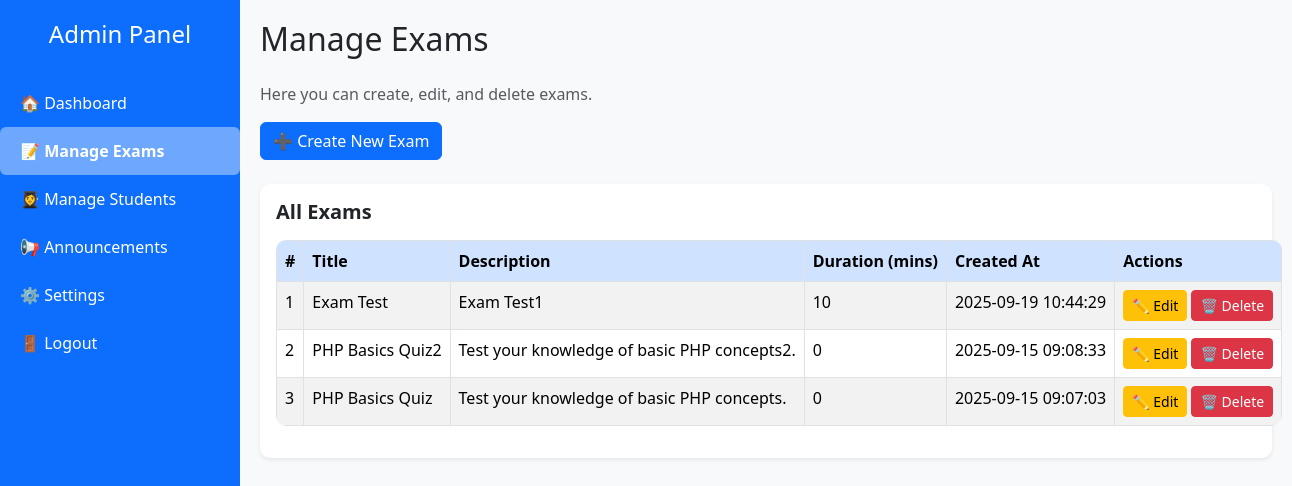
The page /admin/manage_exams.php (signed in) on the database its author committed.
### tables this page shows
CREATE TABLE IF NOT EXISTS `exams` (
  `id` int NOT NULL AUTO_INCREMENT,
  `title` varchar(255) NOT NULL,
  `description` text,
  `duration` int NOT NULL,
  `created_at` timestamp NULL DEFAULT CURRENT_TIMESTAMP,
  PRIMARY KEY (`id`)
);

### public/admin/manage_exams.php (the view, shortened to what this page needs)
<?php
$db = Database::getInstance()->getConnection();
$stmt = $db->query("SELECT id, title, description, duration, created_at FROM exams ORDER BY created_at DESC");
$exams = $stmt->fetchAll(PDO::FETCH_ASSOC);
?>
<!DOCTYPE html>
<html lang="en">
<head>
    <link href="https://cdn.jsdelivr.net/npm/bootstrap@5.3.3/dist/css/bootstrap.min.css" rel="stylesheet">
    <link href="../../css/admin.css" rel="stylesheet">
</head>
<body>
    <?php include __DIR__ . '/../../includes/admin_sidebar.php'; ?>
    <div class="content">
        <h2 class="mb-4">Manage Exams</h2>
        <p class="text-muted">Here you can create, edit, and delete exams.</p>
        <div class="mb-4">
            <a href="create_exam.php" class="btn btn-primary">➕ Create New Exam</a>
        </div>
        <div class="card shadow-sm p-3">
            <h5 class="fw-bold mb-3">All Exams</h5>
            <table class="table table-striped">
                <thead class="table-primary">
                    <tr>
                        <th>#</th>
                        <th>Title</th>
                        <th>Description</th>
                        <th>Duration (mins)</th>
                        <th>Created At</th>
                        <th>Actions</th>
                    </tr>
                </thead>
                <tbody>
                    <?php if ($exams): ?>
                    <?php foreach ($exams as $index => $exam): ?>
                    <tr>
                        <td><?= $index + 1 ?></td>
                        <td><?= htmlspecialchars($exam['title']) ?></td>
                        <td><?= htmlspecialchars($exam['description']) ?></td>
                        <td><?= htmlspecialchars($exam['duration']) ?></td>
                        <td><?= htmlspecialchars($exam['created_at']) ?></td>
                        <td>
                            <a href="edit_exam.php?id=<?= $exam['id'] ?>" class="btn btn-sm btn-warning">✏️ Edit</a>
                            <a href="delete_exam.php?id=<?= $exam['id'] ?>" class="btn btn-sm btn-danger"
                                onclick="return confirm('Are you sure you want to delete this exam?');">🗑️ Delete</a>
                        </td>
                    </tr>
                    <?php endforeach; ?>
                    <?php else: ?>
                    <tr>
                        <td colspan="6" class="text-center text-muted">No exams found.</td>
                    </tr>
                    <?php endif; ?>
                </tbody>
            </table>
        </div>
    </div>
</body>
</html>

### css/admin.css (style rules this page uses)
body { font-family: "Segoe UI", Tahoma, Geneva, Verdana, sans-serif; background-color: #f8f9fa; margin: 0; padding: 0; }
.content { margin-left: 240px; padding: 20px; }
.card { border: none; border-radius: 10px; transition: transform 0.2s ease; background: white; box-shadow: 0 2px 6px rgba(0,0,0,0.1); padding: 20px; margin-bottom: 20px; }
table { width: 100%; border-collapse: collapse; background: #fff; border-radius: 10px; overflow: hidden; }
table th, table td { padding: 12px 15px; border: 1px solid #dee2e6; white-space: nowrap; }
table th { background: #0d6efd; color: white; text-align: left; }
table tr:nth-child(even) { background: #f2f6fc; }

### rows shown on the page
exams: title "Exam Test", description "Exam Test1", duration "10", created_at "2025-09-19 10:44:29"
exams: title "PHP Basics Quiz2", description "Test your knowledge of basic PHP concepts2.", duration "0", created_at "2025-09-15 09:08:33"
exams: title "PHP Basics Quiz", description "Test your knowledge of basic PHP concepts.", duration "0", created_at "2025-09-15 09:07:03"
